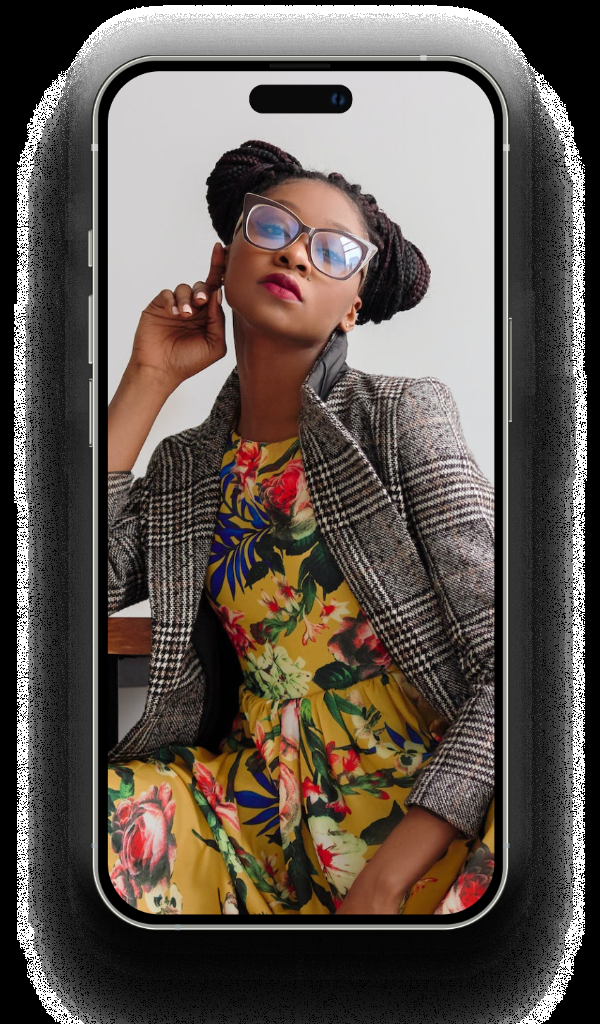
#> input picture ego/wallpaper/utils/promo/assets/iphone_frame_template.png, 600 x 1024 px
$ python -i watermark.py   (imports and definitions only)   (older library calls are emulated)
#> lines starting #> are read from the running program, lines starting #| are printed output that depends on the picture; after the words box and inside, x2 and y2 are one past the last pixel; in counts of white or black regions, pixels touching at a corner belong together
"""本地水印检测（启发式，不依赖模型/OCR）。

思路：平台水印（小红书号、微博 ID、域名等）多为半透明文字，表现为
"边缘明显但局部灰度差不大"的细笔画，并且集中在图片底部/右下角；
部分图库水印则是同一组字形在全图平铺。这里用 cv2 的 top-hat 提取这类
细笔画，再按位置先验和成行规则打分。

局限：无法理解语义，画面自带的底部文案/低对比小字可能误报；
顶部水印、不透明角标、与背景几乎同色的淡字可能漏报。
仅用于上传预览提示，不参与入库。
"""

import cv2
import numpy as np

# 分析前缩放到的最长边，兼顾速度与稳定
MAX_SIDE = 1024

# 命中阈值（score >= 阈值判定为有水印）
SCORE_THRESHOLD = 0.5

# 细笔画响应阈值：top-hat 提取比背景更亮/更暗的细结构（水印笔画通常 2-6px）
STROKE_THRESH = 12
STROKE_KERNEL = (7, 7)

# 半透明文字的补充特征：边缘有响应，但和局部背景的灰度差不大
EDGE_MIN = 20
DIFF_MAX = 80

# 候选文字行：高度、宽高比、宽度、笔画密度约束
LINE_MIN_HEIGHT = 8
LINE_MAX_HEIGHT = 90
LINE_MIN_ASPECT = 2.0
LINE_MIN_WIDTH = 25
LINE_MIN_DENSITY = 0.6
LINE_MAX_DENSITY = 0.95
LINE_MIN_AREA = 60
# 水印文字行通常只占图片宽度的一小段，且为半透明（与局部背景灰度差适中）
LINE_MIN_WIDTH_RATIO = 0.05
LINE_MAX_WIDTH_RATIO = 0.55
LINE_MAX_MEAN_DIFF = 45

# 位置先验区域 (x0, y0, x1, y1)，按图片宽高的比例。
# 平台水印集中在底部与右下角，限制在低位可显著降低画面自带文案的误报。
WEIGHTED_BANDS = (
    (0.0, 0.88, 1.0, 1.0),  # 底部整条
    (0.6, 0.82, 1.0, 1.0),  # 右下角
    (0.0, 0.82, 0.4, 1.0),  # 左下角
)


def _read_gray(path):
#> called with path = 'promo/assets/iphone_frame_template.png'
    data = np.fromfile(str(path), dtype=np.uint8)
    image = cv2.imdecode(data, cv2.IMREAD_COLOR)
#> image is the input picture: shape (1024, 600, 3); mean B, G, R 80.7, 87.5, 97.2
    if image is None:
        raise ValueError(f"无法读取图片: {path}")
    height, width = image.shape[:2]
#> height = 1024; width = 600
    scale = MAX_SIDE / max(height, width)
#> scale = 1
    if scale < 1:
        image = cv2.resize(image, (round(width * scale), round(height * scale)), interpolation=cv2.INTER_AREA)
    return cv2.cvtColor(image, cv2.COLOR_BGR2GRAY)


def _stroke_mask(gray):
    """提取"水印笔画"候选：细亮/细暗结构 + 半透明文字的低对比边缘。"""
    kernel = cv2.getStructuringElement(cv2.MORPH_RECT, STROKE_KERNEL)
    bright = cv2.morphologyEx(gray, cv2.MORPH_TOPHAT, kernel)
    dark = cv2.morphologyEx(gray, cv2.MORPH_BLACKHAT, kernel)
    response = cv2.max(bright, dark)

    background = cv2.medianBlur(gray, 15)
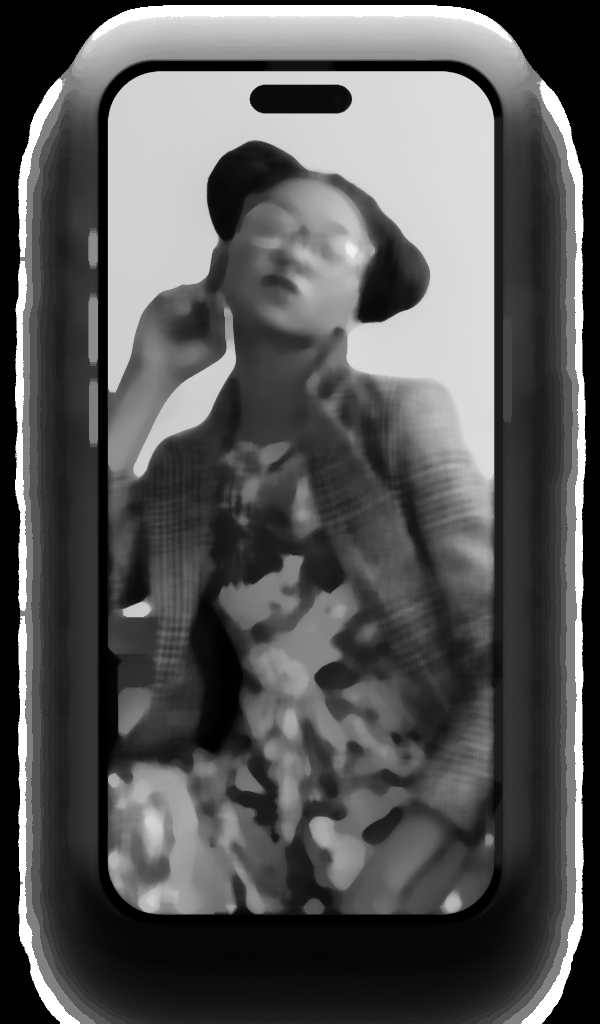
#> background: shape (1024, 600); min 0, max 255, mean 86.9
    diff = cv2.absdiff(gray, background)
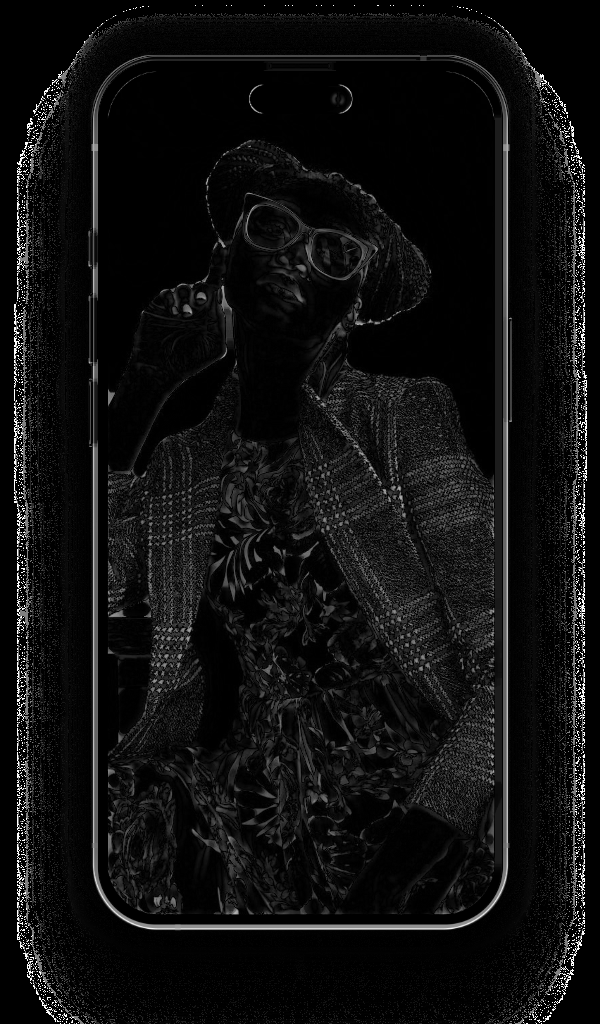
#> diff: shape (1024, 600); min 0, max 255, mean 15.9
    edge = cv2.convertScaleAbs(cv2.Laplacian(gray, cv2.CV_32F, ksize=3))
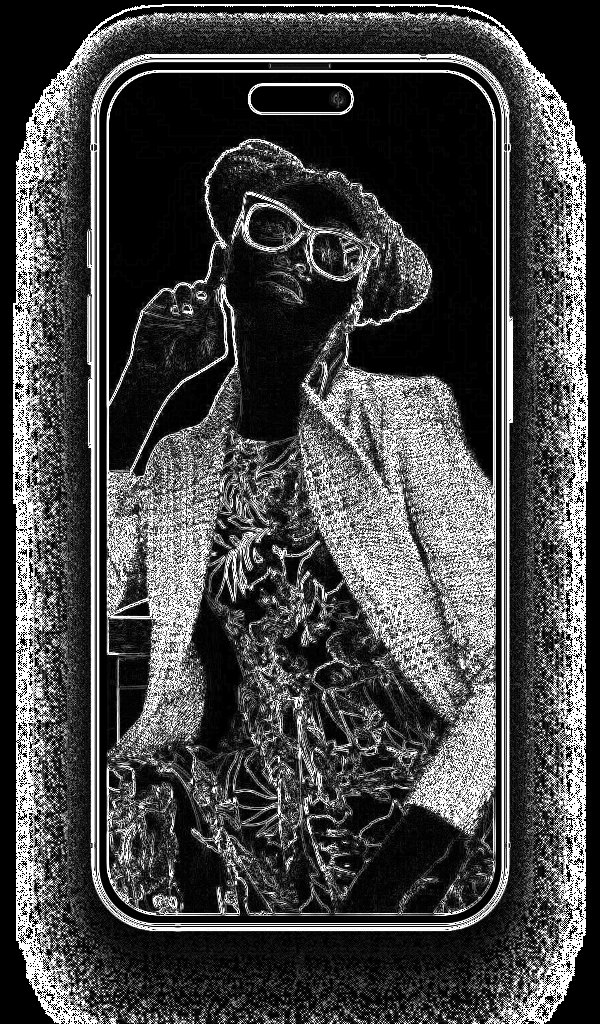
#> edge: shape (1024, 600); min 0, max 255, mean 70.4

    thin = response > STROKE_THRESH
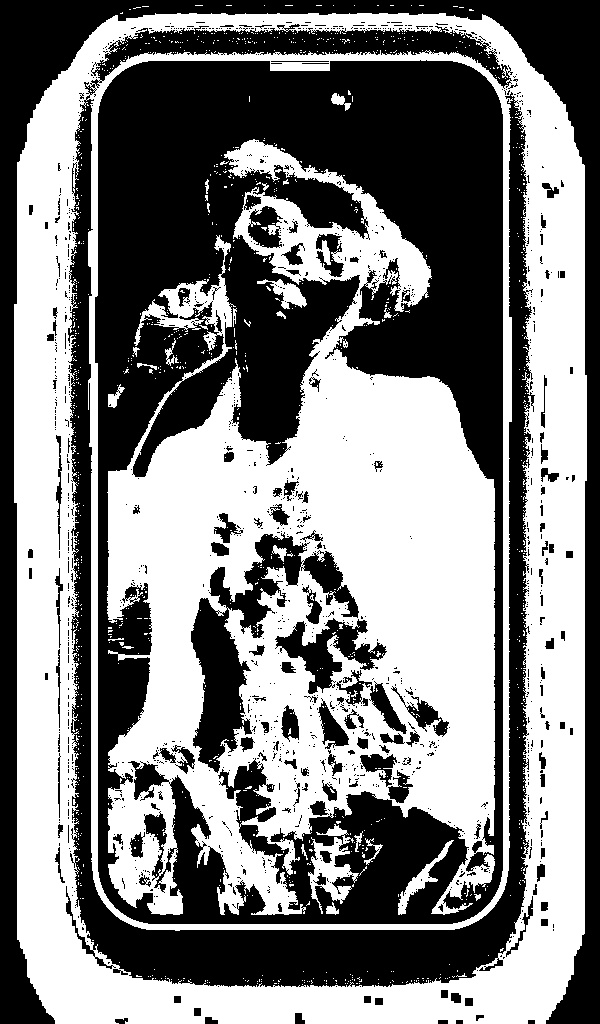
#> thin: shape (1024, 600) bool; 50% white; 1220 black regions (1066 under 20 px), largest, box (x1, y1, x2, y2) and area: (95, 60, 503, 924) 162131, (66, 24, 535, 987) 57908, (0, 0, 600, 1024) 54462
    translucent = (edge > EDGE_MIN) & (diff < DIFF_MAX)
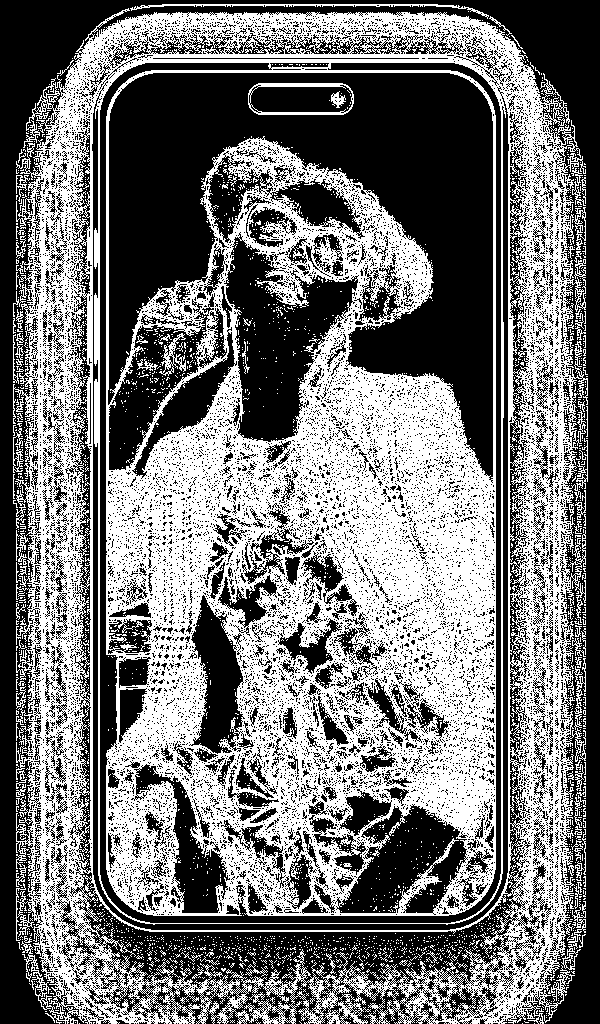
#> translucent: shape (1024, 600) bool; 46.1% white; 2752 white regions (2669 under 20 px), largest, box (x1, y1, x2, y2) and area: (13, 8, 588, 1024) 270103, (130, 4, 489, 19) 764, (248, 83, 354, 115) 752
    mask = np.where(thin | translucent, 255, 0).astype(np.uint8)
#> mask: shape (1024, 600); 60.6% white; 3099 black regions (2893 under 20 px), largest, box (x1, y1, x2, y2) and area: (108, 73, 493, 479) 68501, (0, 0, 600, 1024) 48960, (71, 115, 530, 987) 27709
    mask = cv2.morphologyEx(mask, cv2.MORPH_CLOSE, np.ones((3, 3), np.uint8))
#> mask: shape (1024, 600); 67.2% white; 481 black regions (260 under 20 px), largest, box (x1, y1, x2, y2) and area: (109, 73, 493, 475) 67892, (0, 0, 600, 1024) 48642, (100, 63, 501, 923) 15119
    return mask, diff


def _text_lines(mask, diff):
    """把笔画横向连接成"文字行"，返回候选行 (x, y, w, h, aspect)。"""
    height, width = mask.shape
#> height = 1024; width = 600
    min_width = max(LINE_MIN_WIDTH, width * LINE_MIN_WIDTH_RATIO)
#> min_width = 30
    max_width = width * LINE_MAX_WIDTH_RATIO
#> max_width = 330
    closed = cv2.morphologyEx(mask, cv2.MORPH_CLOSE, np.ones((1, 11), np.uint8))
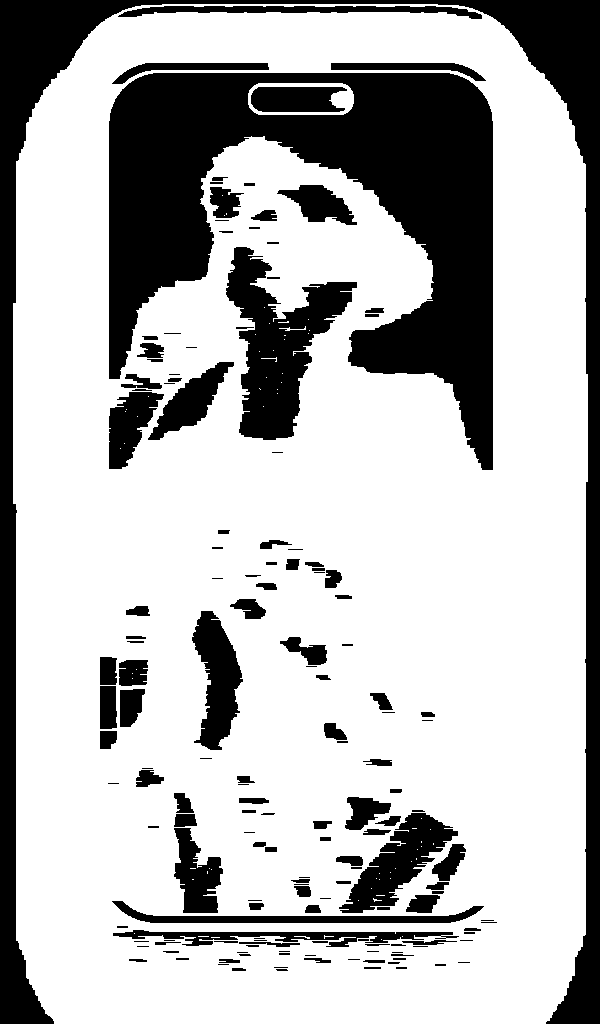
#> closed: shape (1024, 600); 72.1% white; 157 black regions (39 under 20 px), largest, box (x1, y1, x2, y2) and area: (109, 73, 493, 470) 67553, (0, 0, 600, 1024) 48639, (226, 247, 357, 440) 11153
    count, _labels, stats, _centroids = cv2.connectedComponentsWithStats(closed, connectivity=8)
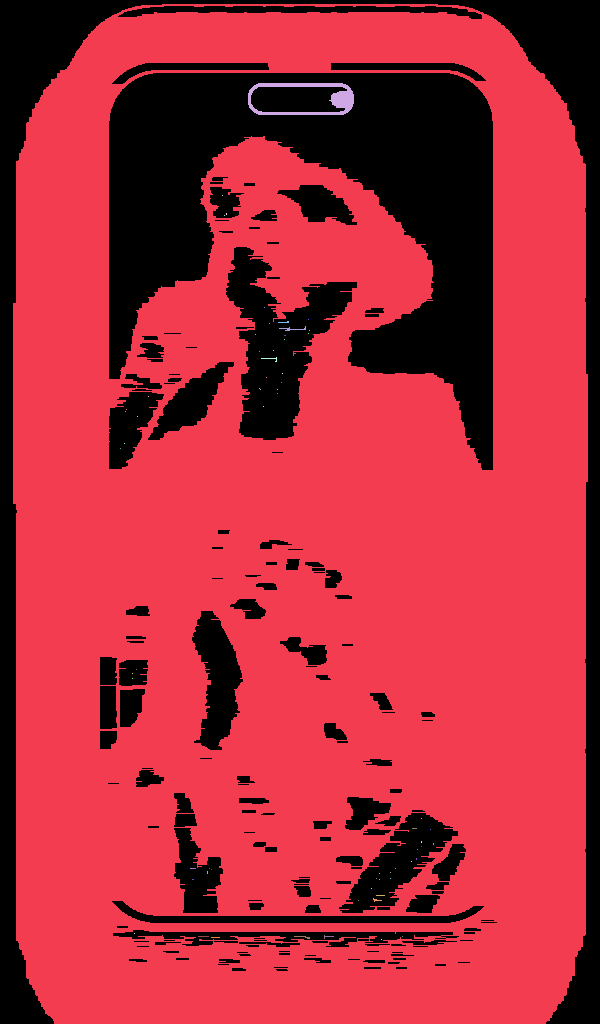
#> _labels: shape (1024, 600) int32; 66 distinct labels, from 0 to 65; one colour per label, 0 black
#> count = 66; stats = 66 rows, first 6: [0, 0, 600, 1024, 171152], [13, 4, 575, 1020, 441881], [248, 83, 106, 32, 1145], [222, 195, 1, 1, 1], [226, 213, 1, 2, 2], [224, 215, 1, 1, 1]

    lines = []
    for i in range(1, count):
        x, y, w, h, area = stats[i]
        if area < LINE_MIN_AREA:
            continue
        if h < LINE_MIN_HEIGHT or h > LINE_MAX_HEIGHT:
            continue
        if w < min_width or w > max_width:
            continue
        aspect = w / max(h, 1)
        if aspect < LINE_MIN_ASPECT:
            continue
        density = area / (w * h)
        if density < LINE_MIN_DENSITY or density > LINE_MAX_DENSITY:
            continue
        # 水印是半透明叠加：行内与局部背景的灰度差不会太大
        if float(diff[y : y + h, x : x + w].mean()) > LINE_MAX_MEAN_DIFF:
            continue
        lines.append((x, y, w, h, aspect))
#> this loop made 65 passes
#> (x, y, w, h, area) on passes 1, 10, 18: (13, 4, 575, 1020, 441881), (279, 326, 27, 5, 40), (261, 357, 16, 5, 21)
#> (x, y, w, h, area, aspect, density) on pass 2: (248, 83, 106, 32, 1145, 3.31, 0.338)
#> after the loop, lines = []
    return lines, (height, width)


def _in_band(line, band, shape):
    x, y, w, h, _ = line
    height, width = shape
    bx0, by0, bx1, by1 = band
    band_x0, band_y0, band_x1, band_y1 = bx0 * width, by0 * height, bx1 * width, by1 * height
    cx, cy = x + w / 2, y + h / 2
    return band_x0 <= cx <= band_x1 and band_y0 <= cy <= band_y1


def analyze_watermark(path):
    """返回 {"has_watermark": bool, "score": float, "lines": int}。"""
    try:
        gray = _read_gray(path)
        mask, diff = _stroke_mask(gray)
        lines, shape = _text_lines(mask, diff)
#> lines = []; shape = (1024, 600)

        score = 0.0
        hit_bands = set()
        for line in lines:
            for index, band in enumerate(WEIGHTED_BANDS):
                if _in_band(line, band, shape):
                    if index not in hit_bands:
                        # 第一条落在位置先验区域内权重最高，后续递减
                        score += 0.5 if not hit_bands else 0.15
                        hit_bands.add(index)
                    break
#> this loop made 0 passes
#> after the loop, hit_bands = 0 items; score = 0

        # 多处出现同类文字行，通常是平铺/重复水印
        if len(hit_bands) >= 2:
            score += 0.2

        score = min(score, 1.0)
        return {"has_watermark": score >= SCORE_THRESHOLD, "score": round(score, 2), "lines": len(lines)}
    except Exception:  # noqa: BLE001 检测失败不影响上传流程，统一降级为"无水印"
        return {"has_watermark": False, "score": 0.0, "lines": 0}


def detect_watermark(path):
    """判断图片是否带水印。"""
    return analyze_watermark(path)["has_watermark"]

>>> result = analyze_watermark('promo/assets/iphone_frame_template.png')
#> result = {'has_watermark': False, 'score': 0, 'lines': 0}

$ run again, on ego/wallpaper/utils/promo/assets/iphone_frame_titanium.png
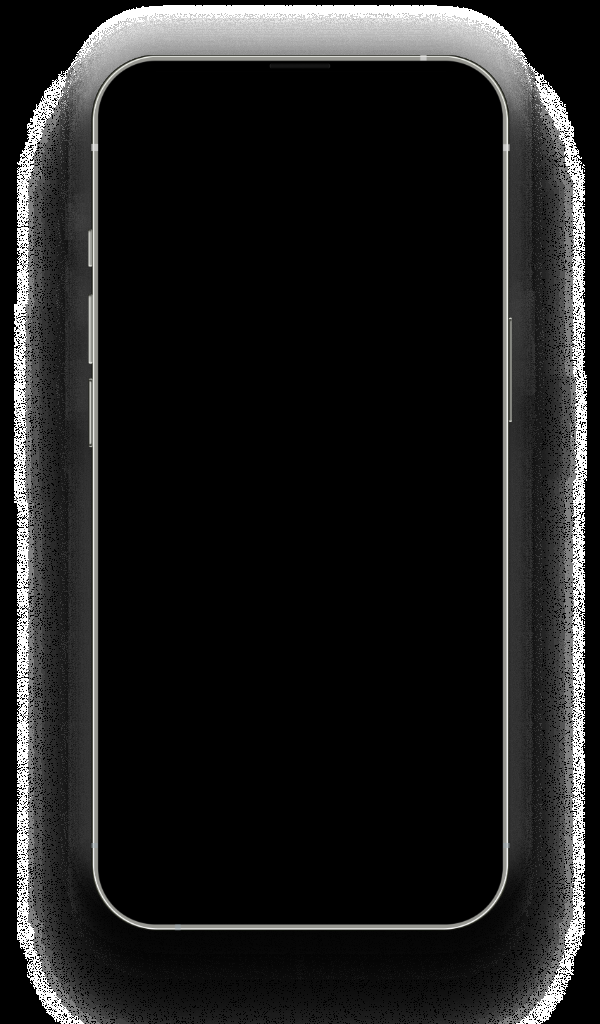
#> input picture ego/wallpaper/utils/promo/assets/iphone_frame_titanium.png, 600 x 1024 px
#> in _read_gray, image is the input picture: shape (1024, 600, 3); mean B, G, R 29.9, 30, 30
#> in _stroke_mask, `thin = response > STROKE_THRESH`:
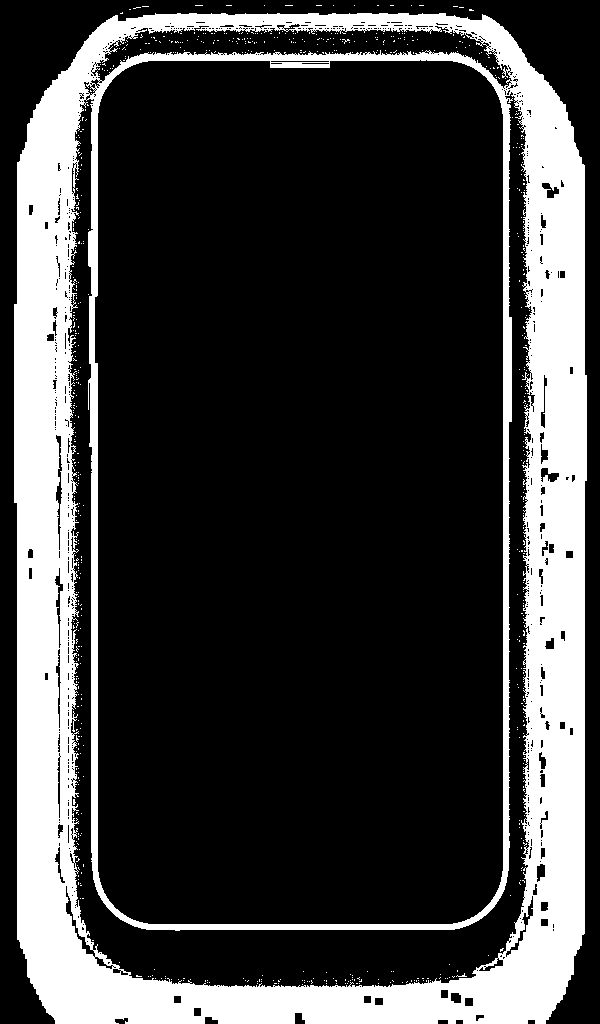
#> thin: shape (1024, 600) bool; 24.4% white; 634 white regions (633 under 20 px), largest, box (x1, y1, x2, y2) and area: (14, 13, 587, 1024) 148795
#> translucent: shape (1024, 600) bool; 20.2% white in thin lines or dots
#> closed: shape (1024, 600); 35.5% white; 8 white regions (6 under 20 px), largest, box (x1, y1, x2, y2) and area: (13, 4, 588, 1024) 217844, (294, 936, 310, 939) 20
#> in _text_lines, `count, _labels, stats, _centroids = cv2.connectedComponentsWithStats(c..`:
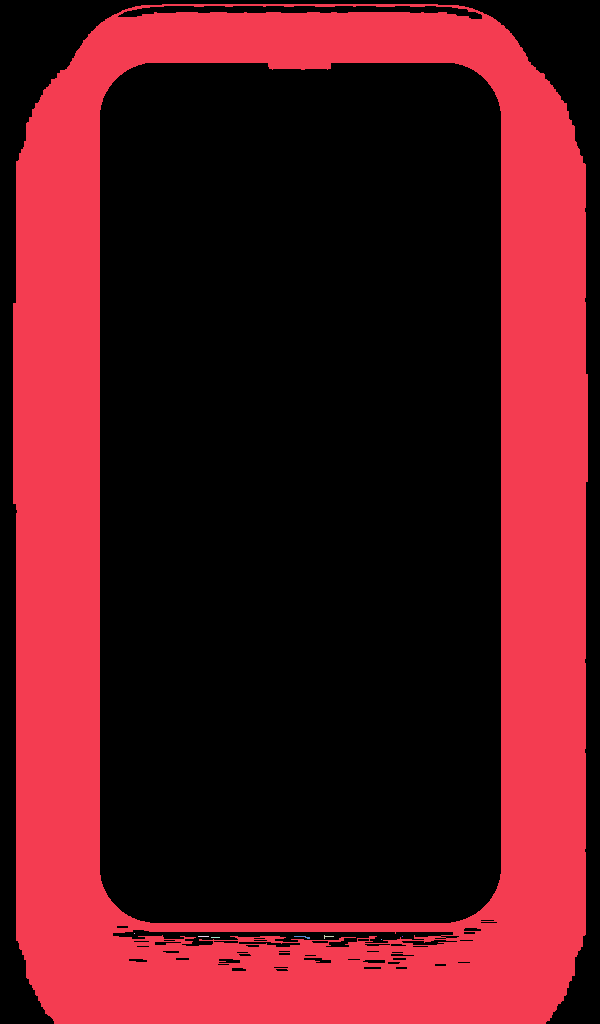
#> _labels: shape (1024, 600) int32; 9 distinct labels, from 0 to 8; one colour per label, 0 black
#> count = 9; stats = [[0, 0, 600, 1024, 396500], [13, 4, 575, 1020, 217844], [134, 933, 1, 1, 1], [324, 935, 10, 4, 13], [198, 936, 11, 1, 11], [211, 937, 9, 1, 9], [294, 936, 16, 3, 20], [402, 936, 1, 1, 1], [381, 939, 1, 1, 1]]
#> the loop in _text_lines, `for i in range(1, count):` made 8 passes
#> after the loop in _text_lines, `for i in range(1, count):`: lines = []
#> in analyze_watermark, `lines, shape = _text_lines(mask, diff)`: shape = (1024, 600)
#> after the loop in analyze_watermark, `for line in lines:`: hit_bands = 0 items; score = 0
#> result = {'has_watermark': False, 'score': 0, 'lines': 0}
